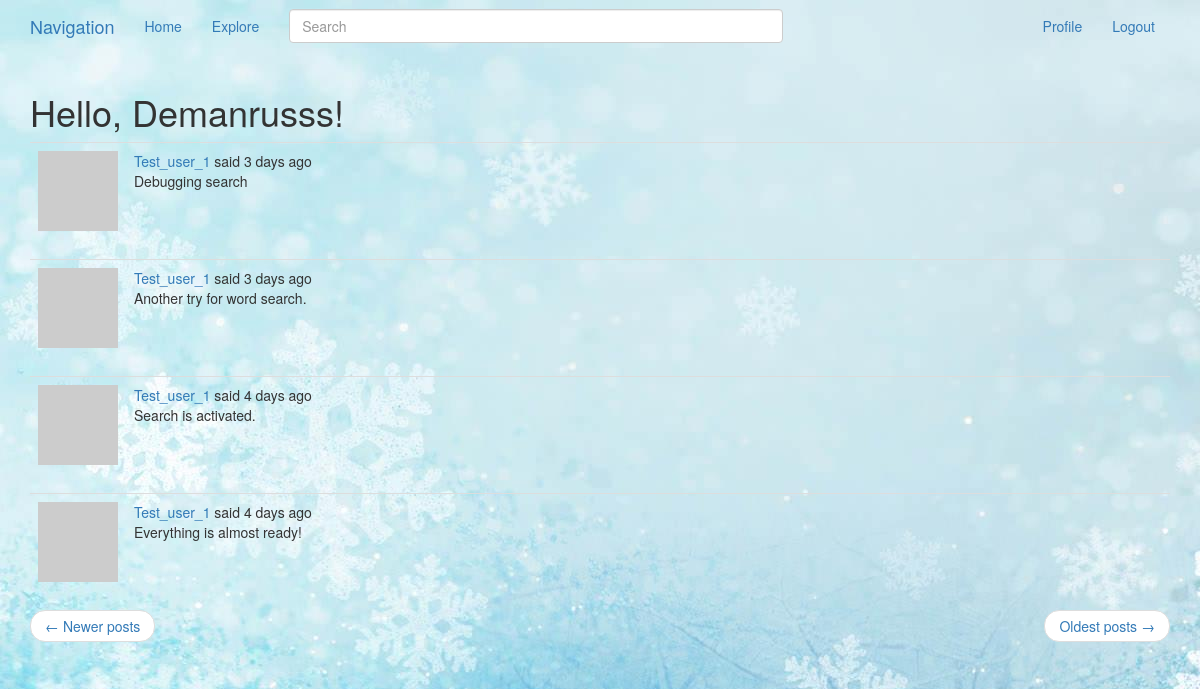
The app's page /explore?page=3 (signed in) with its own data.
### app/models.py (models this page shows, shortened)
class User(UserMixin, db.Model):
    id = db.Column(db.Integer, primary_key = True)
    username = db.Column(db.String(64), index = True, unique = True)
    email = db.Column(db.String(120), index = True, unique = True)
    password_hash = db.Column(db.String(128))
    posts = db.relationship('Post', backref = 'author', lazy = 'dynamic')
    about_me = db.Column(db.String(140))
    last_seen = db.Column(db.DateTime, default = datetime.utcnow)
    followed = db.relationship('User',
                               secondary = followers,
                               primaryjoin = (followers.c.follower_id == id),
                               secondaryjoin = (followers.c.followed_id == id),
                               backref = db.backref('followers', lazy = 'dynamic'),
                               lazy = 'dynamic')
    def avatar(self, size):
        digest = md5(self.email.lower().encode('utf-8')).hexdigest()
        return 'https://www.gravatar.com/avatar/{}?d=robohash&s={}'.format(digest, size)

class SearchableMixin(object):
    @classmethod
    def before_commit(cls, session):
        session._changes = {
            'add': list(session.new),
            'update': list(session.dirty),
            'delete': list(session.deleted)
        }
    @classmethod
    def after_commit(cls, session):
        for obj in session._changes['add']:
            if isinstance(obj, SearchableMixin):
                add_to_index(obj.__tablename__, obj)
        for obj in session._changes['update']:
            if isinstance(obj, SearchableMixin):
                add_to_index(obj.__tablename__, obj)
        for obj in session._changes['delete']:
            if isinstance(obj, SearchableMixin):
                remove_from_index(obj.__tablename__, obj)
        session._changes = None

class Post(SearchableMixin, db.Model):
    __searchable__ = ['body']
    id = db.Column(db.Integer, primary_key = True)
    body = db.Column(db.String(500))
    timestamp = db.Column(db.DateTime, index = True, default = datetime.utcnow)
    user_id = db.Column(db.Integer, db.ForeignKey('user.id'))
    language = db.Column(db.String(8))

### app/routes.py (the view)
@app.route('/explore')
@login_required
def explore():
    page = request.args.get('page', 1, type = int)
    posts = Post.query.order_by(Post.timestamp.desc())\
        .paginate(page = page, per_page = app.config['POSTS_PER_PAGE'], error_out = False)
    next_page = url_for('explore', page = posts.next_num) if posts.has_next else None
    prev_page = url_for('explore', page = posts.prev_num) if posts.has_prev else None
    return render_template('index.html', title = _('Explore'),
                           posts = posts.items,
                           next_page = next_page, prev_page = prev_page)

### app/forms.py
class SearchForm(FlaskForm):
    q = StringField(_babel('Search'), validators = [DataRequired()])
    def __init__(self, *args, **kwargs):
        if 'formdata' not in kwargs:
            kwargs['formdata'] = request.args
        if 'csrf_enabled' not in kwargs:
            kwargs['csrf_enabled'] = False
        super(SearchForm, self).__init__(*args, **kwargs)

### app/models.py (called while the page is built)
@login.user_loader
def load_user(id):
    return User.query.get(int(id))

### app/routes.py (called while the page is built)
@app.before_request
def before_request():
    if current_user.is_authenticated:
        current_user.last_seen = datetime.utcnow()
        db.session.commit()
        g.search_form = SearchForm()
    g.locale = str(get_locale())

### app/templates/index.html (shortened to what this page needs)
{% extends "_layout.html" %}
{% import 'bootstrap/wtf.html' as wtf %}
{% block app_content %}
    <h1>{{ _('Hello, %(username)s', username=current_user.username) }}!</h1>
    {% for post in posts %}
        {% include '_post.html' %}
    {% endfor %}
    <nav aria-label="...">
        <ul class="pager">
            <li class="previous {% if not prev_page %}disabled{% endif %}">
                <a href="{{ prev_page or '#' }}">
                    <span aria-hidden="true">&larr;</span> {{ _('Newer posts') }}
                </a>
            </li>
            <li class="next {% if not next_page %}disabled{% endif %}">
                <a href="{{ next_page or '#'}}">
                    {{ _('Oldest posts') }} <span aria-hidden="true">&rarr;</span>
                </a>
            </li>
        </ul>
    </nav>
{% endblock %}

### app/templates/_post.html (shortened to what this page needs)
<table class="table table-hover">
    <tr>
        <td width="70px">
            <a href="{{ url_for('user', username = post.author.username) }}">
                <img src="{{ post.author.avatar(70) }}" />
            </a>
        </td>
        <td>
            {{ _('%(username)s said %(when)s', username = link_of_user, when = moment(post.timestamp).fromNow()) }}
            <br>
            <span id="post{{ post.id }}">
                {{ post.body }}
            </span>
        </td>
    </tr>
</table>

### records on screen
Post: body "Debugging search"
Post: body "Another try for word search."
Post: body "Search is activated."
Post: body "Everything is almost ready!"
